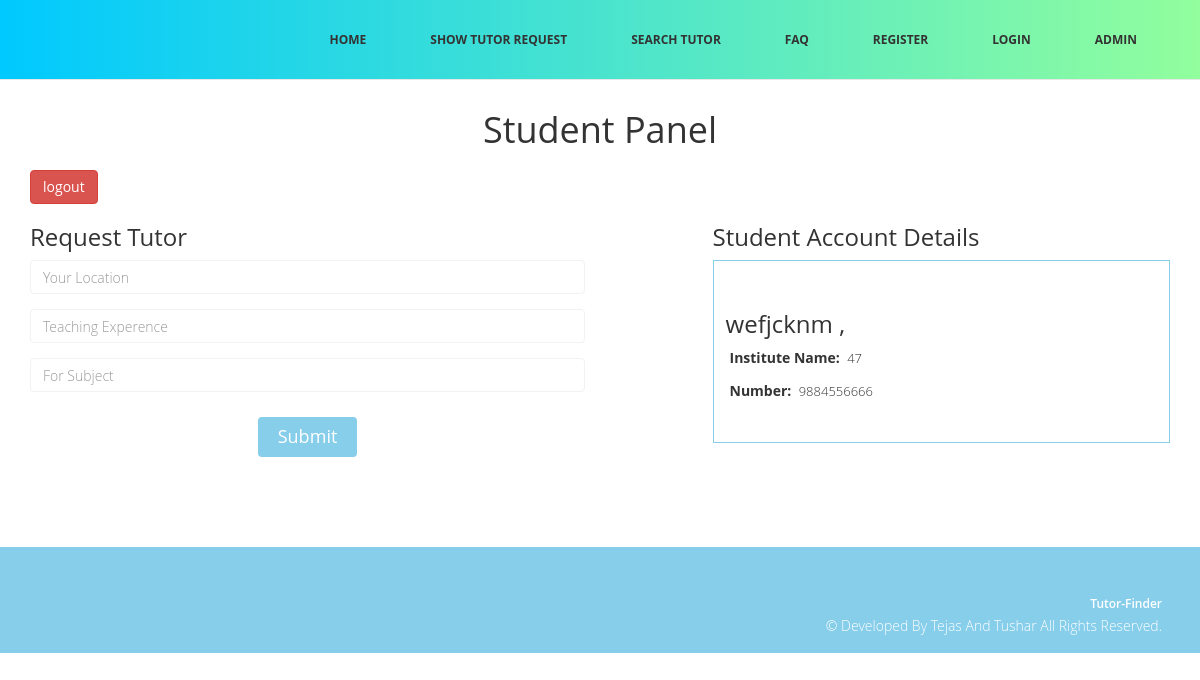
/studentadmin.php (signed in), run on the app's committed database.
### tables this page shows
CREATE TABLE IF NOT EXISTS `student` (
  `id` int(11) NOT NULL AUTO_INCREMENT,
  `name` varchar(40) NOT NULL,
  `username` varchar(40) NOT NULL,
  `mobile` varchar(40) NOT NULL,
  `password` varchar(500) NOT NULL,
  `institute_name` varchar(40) NOT NULL,
  PRIMARY KEY (`id`)
);

### studentadmin.php (the view, shortened to what this page needs)
<?php include("header.php"); ?>
<?php
	include("inc/constant.php");
	$email=$_SESSION['email'];
	$sql = "SELECT *  FROM student WHERE username='$email'";
	$result = $conn->query($sql);
if ($result->num_rows > 0) {
    while($row = $result->fetch_assoc()) {
	$name=$row["name"];
	$institute_name=$row["institute_name"];
	$number=$row["mobile"];
	}
}
else {
echo "fff";}
 ?>
<section id="contact-page">
    <div class="container">
       <div class="center">
        <h2 align="center">Student Panel</h2>
        </div>
      <div class="center"> <a class="btn btn-danger"href="inc/logout.php">logout</a>
        </div>
   <div class="row">
				<div class="col-md-6">
		<h3> Request Tutor </h3>
          <div class="contactForm">
			<div class="form-group">
              <input  class="form-control" type="text"   name="location" id="location" placeholder="Your Location" required="required" />
            </div>
			   <div class="form-group">
						<input class="form-control" name="teaching" id="teaching" placeholder="Teaching Experence">
				</div>
				<div class="form-group">
						<input class="form-control" name="subject" id="subject" placeholder="For Subject">
				</div>
            <div class="text-center"><button type="submit" name="submit" id="submit" class="btn btn-primary btn-lg" >Submit </button></div>
          </div>
			</div>
	<div class="col-md-1"></div>
				<div class="col-md-5 teacherinfo">
					<h3>Student Account Details </h3>
	<div class="single-tutor">
		<div class="tutor-are">
				<div class=""><h3><?php echo $name ?></h3></div>
		</div>
			<p><span>Institute Name:</span> <?php echo $institute_name ?></p>
			<p><span>Number:</span> <?php echo $number ?></p>
		</div>
				</div>
   </div>
      </div>
  </section>
<?php include("footer.php"); ?>

### css/style.css (style rules this page uses)
body { font-family:'Open Sans', Arial, sans-serif; font-size:14px; font-weight:300; line-height:1.6em; color:#fff; background-color:#fff; overflow-x:hidden; }
hi,h2,h3,h4,h5,h6 { color:#333; line-height:1.1em; }
p { color:#333; font-size:13px; }
a { text-decoration:none; transition: all 0.1s ease-in-out; -moz-transition: all 0.1s ease-in-out; -webkit-transition: all 0.1s ease-in-out; -o-transition: all 0.1s ease-in-out; outline: none; color:#333; }
.btn-primary { padding: 8px 20px; background: skyblue; color: #fff; border-radius: 4px; border:none; margin-top: 10px; }
#contact-page { padding-top: 0; background:#fff; margin-bottom:50px; }
.form-group .form-control { padding: 7px 12px; border-color:#f2f2f2; box-shadow: none; }
.center h2 { font-size: 36px; margin-top: 0; margin-bottom: 20px; text-align:center; }
.single-tutor { float: left; width: 100%; border: 1px solid skyblue; padding: 30px 12px; }
.single-tutor span { font-size: 14px; font-weight: bold; padding: 4px; }
#contact-page { margin-top: 110px; font-size: la; float: left; width: 100%; }
.teacherinfo { color:#000!important; }

### data on the page
student: name "wefjcknm ,", institute_name "47", mobile "9884556666"
